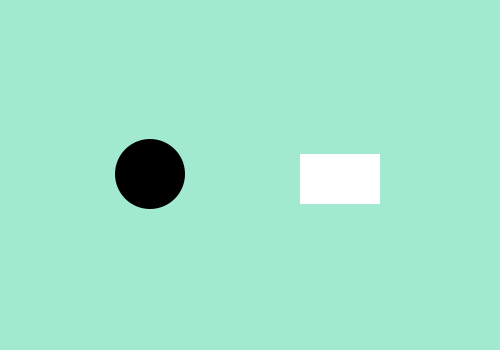
Frame 1 (no input)
Frame 60 (the mouse pressed at the canvas centre just before this capture): identical to frame 1, image omitted
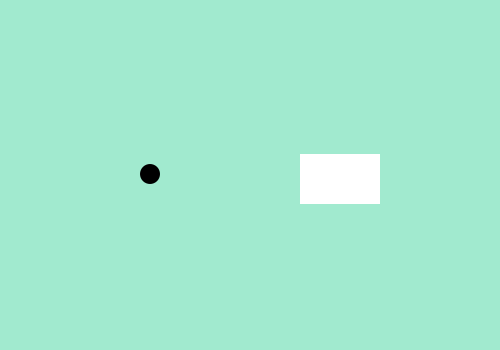
Frame 120 (the mouse held since frame 60 and released just before this capture)

The Processing sketch that drew these frames (run headless with seeded random() and noise(); from frame 60 on, the mouse is pressed at the canvas centre):

// Processing sketch: processing_88805
// ── processing_88805.pde

int i = 150;
int j = 174;
int radius = 35;
 
void setup() {
  size(500,350);
  smooth();
  ellipseMode(RADIUS);
}
 
void draw() {

/*CIRCLE*/
  background (161, 234, 207);
  float d = dist(mouseX, mouseY, i, j);
  noStroke();
  if (d<radius) {
    radius++;
    fill(255);
  }
  else {
    fill(0);
  }
  ellipse(i, j, radius, radius);
   
  if (mousePressed == true) {
    radius = 10;
  }
   
/*RECT*/
 
int a = i+150;
int b = j-20;
int w = 80;
int h = 50;
noStroke();
  if ((mouseX > a) && (mouseX < a+w) &&
      (mouseY > b) && (mouseY < b+h)) {
    fill (0);
  } else {
    fill(255);
  }
  rect(a,b,w,h);
   
}
